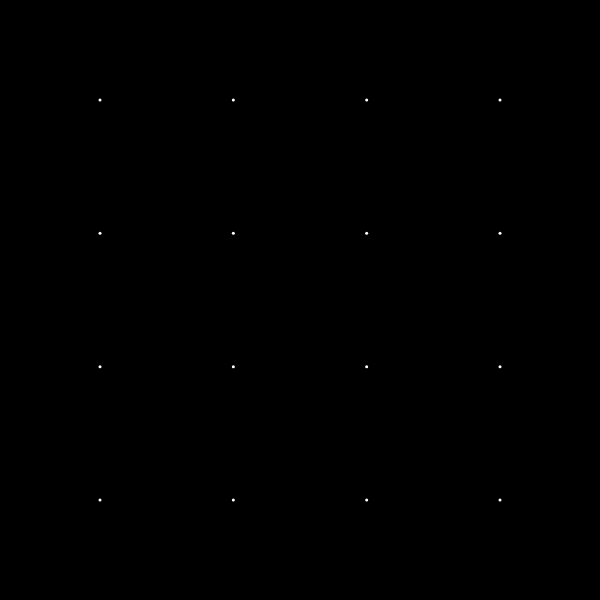
Frame 1 (no input)
Frame 60 (no input): identical to frame 1, image omitted
Frame 120 (the mouse pressed at the canvas centre since frame 60): identical to frame 1, image omitted

The p5.js sketch that drew this single still picture (run headless with seeded random() and noise() and a simulated clock; from frame 60 on, the mouse is pressed at the canvas centre):

// p5.js sketch
// ── sketch.js
/*
  Ralf Baecker 2021
  vera molnars quadrat
*/

var maxpoints = 4; // wieviele punkte
var margin = 100; // wieviel rand (open, unten, rechts, links)

function setup() {
  createCanvas(600,600); // wie gross ist die zeichenfläche
}

function draw() {
  background(0); // hintergrundfarbe
  stroke(255); // stiftfarbe
  strokeWeight(3); // stiftdicke
  for (var y= 0; y<maxpoints;y++) { // für jede zeile
    for (var x= 0; x<maxpoints;x++) { // für jede spalte
      point(map(x,0,maxpoints-1,margin,width-margin),map(y,0,maxpoints-1,margin,width-margin)); 
    }
  }
}
